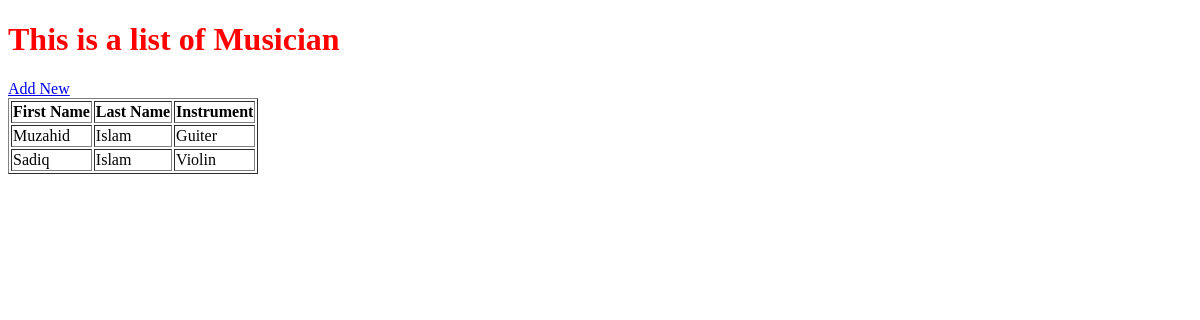
The app's page /, older data.
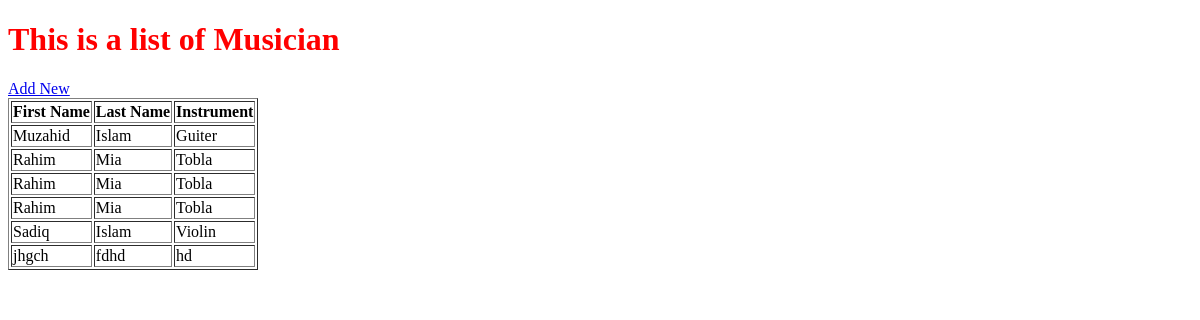
The same page, newer data.
### first_application/models.py (models this page shows, shortened)
class Musician(models.Model):
    first_name = models.CharField(max_length=50)
    last_name = models.CharField(max_length=50)
    instrument = models.CharField(max_length=100)

### first_application/views.py (the view)
# urls.py: path('', views.index, name='home'),
def index(request):
    musician_list = Musician.objects.order_by('first_name')
    diction = {'text_1':'This is a list of Musician', 'musician': musician_list}
    return render(request,'first_application/index.html',context=diction)

### templates/first_application/index.html (shortened to what this page needs)
<!DOCTYPE html>
{% load static %}
<html lang="en" dir="ltr">
  <head>
    <link rel="stylesheet" href="{% static 'css/mystyle.css' %}">
  </head>
  <body>
    <h1>{{text_1}}</h1>
    <a href="{% url 'first_app:form' %}">Add New</a>
    <table border="1">
      <tr>
        <th>First Name</th>
        <th>Last Name</th>
        <th>Instrument</th>
      </tr>
      {% for row in musician %}
      <tr>
        <td>{{ row.first_name}}</td>
        <td>{{ row.last_name}}</td>
        <td>{{ row.instrument}}</td>
      </tr>
      {% endfor %}
    </table>
  </body>
</html>

### static/css/mystyle.css (style rules this page uses)
h1 { color:red; }

Row changes from the older to the newer data that the page shows:
added Musician: first_name "Rahim", last_name "Mia", instrument "Tobla"
added Musician: first_name "Rahim", last_name "Mia", instrument "Tobla"
added Musician: first_name "Rahim", last_name "Mia", instrument "Tobla"
added Musician: first_name "jhgch", last_name "fdhd", instrument "hd"
